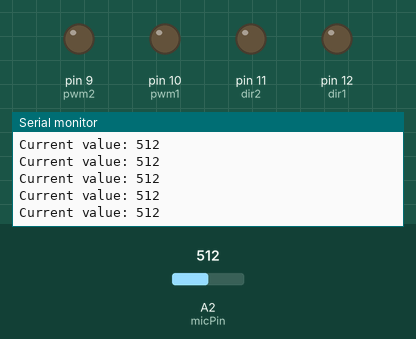
A sketch run on a simulated Arduino Uno, built with avr-gcc and run on an emulated ATmega328P. Shown: output pins drawn as LEDs (lit = HIGH), the last lines printed to the serial monitor. The test bench sets the inputs (shaded band); at power-on: A2 (micPin) = 512.

Above: at 13.2 s.
13.3 s: A2 (micPin) set to 992
At 14.0 s:
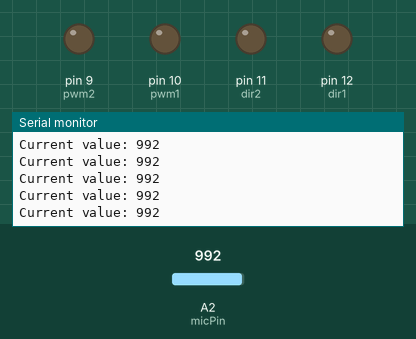
14.8 s: A2 (micPin) set to 1014
At 15.8 s:
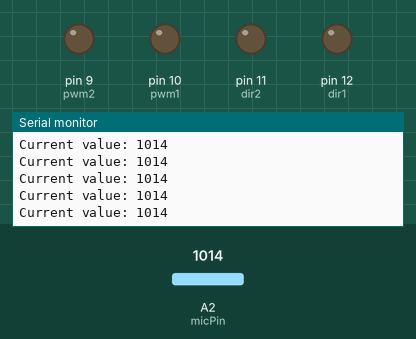
Timing chart, 0 to 17.3 s (numbered marks = the images above; inputs shaded):
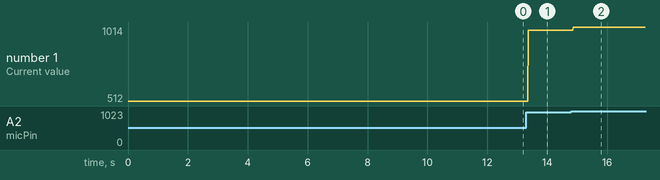

The sketch:

LetryMicrophone.ino
```cpp
int micPin = A2;
int dir1 = 12;
int dir2 = 11;
int pwm1 = 10;
int pwm2 = 9;
int lowestVal = 1000;
int sampleTime = 50;
void setup() {
  Serial.begin(9600);
  pinMode(dir1, OUTPUT);
  pinMode(dir2, OUTPUT);
  pinMode(pwm1, OUTPUT);
  pinMode(pwm2, OUTPUT);
}

void loop() {
  int startMillis = millis();
  int micValue = analogRead(micPin);

  if(micValue < lowestVal)
  {
    lowestVal = micValue;
  }
  Serial.print("Current value: ");
  Serial.println(micValue);
//  Serial.print("Lowest value: ");
//  Serial.println(lowestVal);

}
```

Measured:
- after the input at 13.3 s, the serial monitor: prints a new line after 0.07 s (image 1)
- after the input at 14.8 s, the serial monitor: prints a new line after 0.07 s (image 2)
- plotted number 1: 512 → 992 after the input at 13.3 s, 992 → 1014 after the input at 14.8 s
